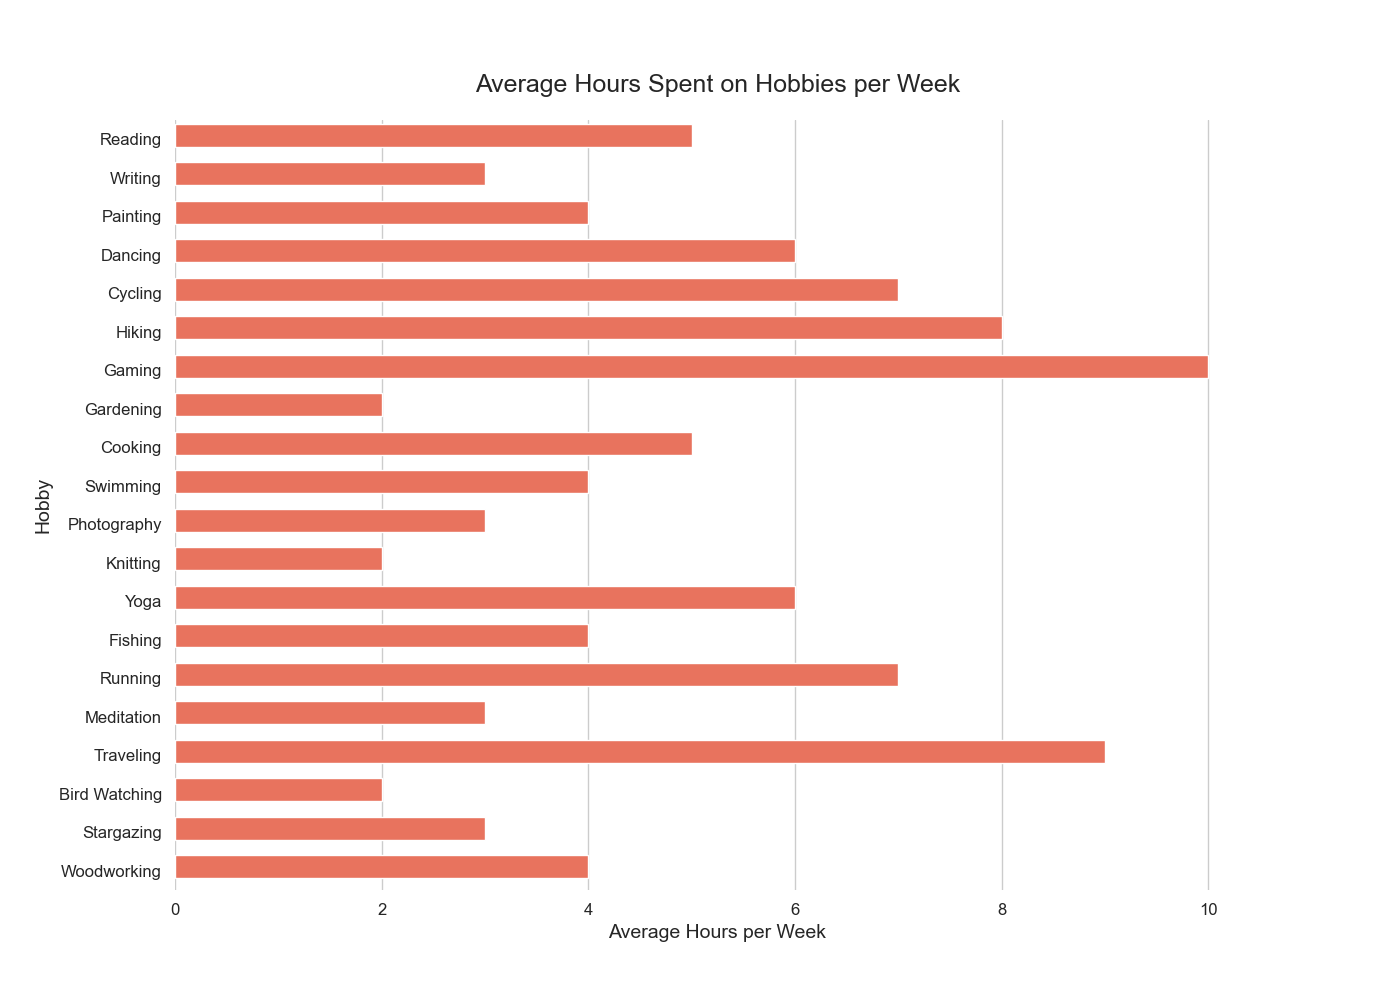

This chart was generated by the following Python code:

import seaborn as sns
import pandas as pd
import matplotlib.pyplot as plt

# Create a DataFrame from the data points provided
data = {
    'Hobby': ["Reading", "Writing", "Painting", "Dancing", "Cycling", "Hiking", "Gaming", "Gardening", 
              "Cooking", "Swimming", "Photography", "Knitting", "Yoga", "Fishing", "Running", 
              "Meditation", "Traveling", "Bird Watching", "Stargazing", "Woodworking"],
    'Average Hours per Week': [5, 3, 4, 6, 7, 8, 10, 2, 5, 4, 3, 2, 6, 4, 7, 3, 9, 2, 3, 4]
}

df = pd.DataFrame(data)

# Set the aesthetic style of the plots
sns.set_theme(style="whitegrid")

# Create the bar plot and modify it according to the given options
plt.figure(figsize=(14, 10))  # Change width and height of chart
barplot = sns.barplot(y='Hobby', x='Average Hours per Week', data=df, color="#FF6347", ci=None)  # Horizontal and specific color

# Modify the height of bars
for bar in barplot.patches:
    bar.set_height(0.6)  # Adjust the height of the bars

# Adjust the appearance of the plot
plt.title('Average Hours Spent on Hobbies per Week', fontsize=18, pad=20)
plt.xlabel('Average Hours per Week', fontsize=14)
plt.ylabel('Hobby', fontsize=14)
plt.xticks(fontsize=12)
plt.yticks(fontsize=12)

# Remove the top and right spines
sns.despine(left=True, bottom=True)

# Show the barplot
plt.show()
